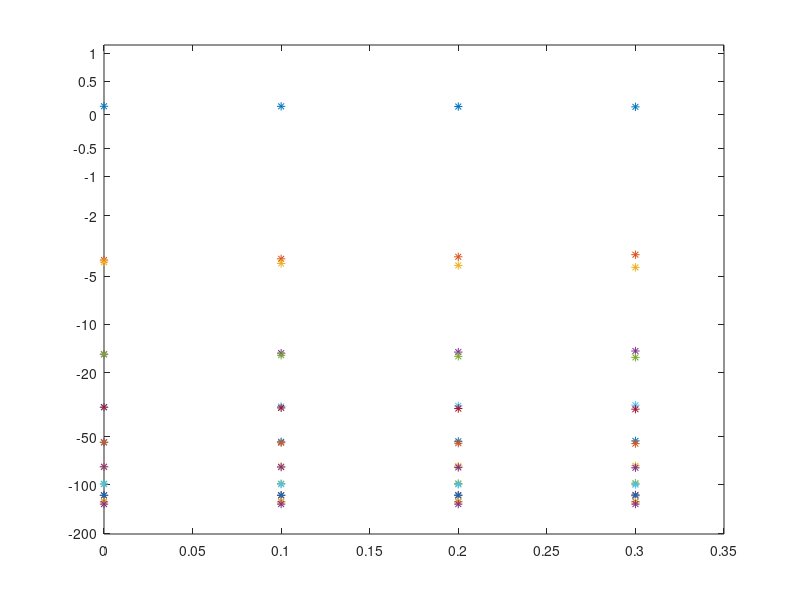

The MATLAB script that drew this image:
% numerically find linear solutions of potential well problem
A=-1
H=pi
V=@(x) A*cos(2*x);
Npts=19

x=linspace(0,H,Npts);
j=2:Npts;
xj=x(j-1);
h=diff(x(1:2));
A0=sparse(j,j-1,1/h^2,Npts+1,Npts+1) ...
  +sparse(j,j+1,1/h^2,Npts+1,Npts+1) ...
  +sparse(j,j,-2/h^2-V(xj),Npts+1,Npts+1);
A0=full(A0);
B=full(sparse(j,j,1,Npts+1,Npts+1));

ws=[];
%phis=linspace(0,pi,21);
h=0.1,phis=(0:3)*h
for phi=phis
A=A0;
A([1,Npts+1],[1,Npts+1])=eye(2);
A(1,Npts)=-exp(-1i*phi);
A(Npts+1,2)=-exp(+1i*phi);
w=eig(A,B);
w(isinf(w))=[];
ws=[ws;-sort(-real(w))'];
end
normimagfreq=norm(imag(ws))
plot(phis,asinh(real(ws)),'*')
tickx=[0.5 1 2];
tickx=sort([tickx 0 -tickx -10*tickx -100*tickx]');
set(gca,'Ytick',asinh(tickx),'YtickLabel',num2str(tickx))

% find vector of derivatives
w=ws(:,1);
w=[1 0 0 0
-2/h^2 2/h^2 0 0
6/h^4 -8/h^4 2/h^4 0
-20/h^6 30/h^6 -12/h^6 2/h^6]*w;
derivCoeffs=[1 0 0 0 
 0 1 -h^2/12 h^4/90
 0 0 1 -h^2/6
 0 0 0 1]*w
